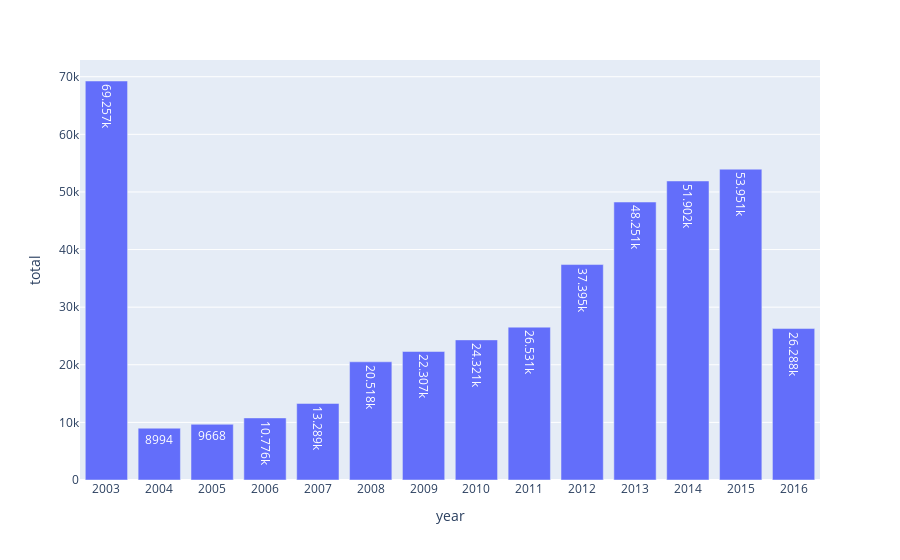

Notebook cell for this chart:
### Code cell
fig1 = px.bar(temp, x="year", y="total", text_auto = True)
layout = dict(
    xaxis = dict (tickmode='linear')
)
fig1.update_layout(layout)
fig1.show()

### Figure 1 — Plotly figure (JSON) as saved in the notebook; plotly's stock layout.template omitted (floating-point values rounded to 4 significant figures)
{"data": [{"alignmentgroup": "True", "hovertemplate": "year=%{x}<br>total=%{y}<extra></extra>", "legendgroup": "", "marker": {"color": "#636efa", "pattern": {"shape": ""}}, "name": "", "offsetgroup": "", "orientation": "v", "showlegend": false, "textposition": "auto", "texttemplate": "%{y}", "type": "bar", "x": [2003, 2004, 2005, 2006, 2007, 2008, 2009, 2010, 2011, 2012, 2013, 2014, 2015, 2016], "xaxis": "x", "y": [69257, 8994, 9668, 10776, 13289, 20518, 22307, 24321, 26531, 37395, 48251, 51902, 53951, 26288], "yaxis": "y"}], "layout": {"barmode": "relative", "legend": {"tracegroupgap": 0}, "margin": {"t": 60}, "xaxis": {"anchor": "y", "domain": [0, 1], "tickmode": "linear", "title": {"text": "year"}}, "yaxis": {"anchor": "x", "domain": [0, 1], "title": {"text": "total"}}}}
